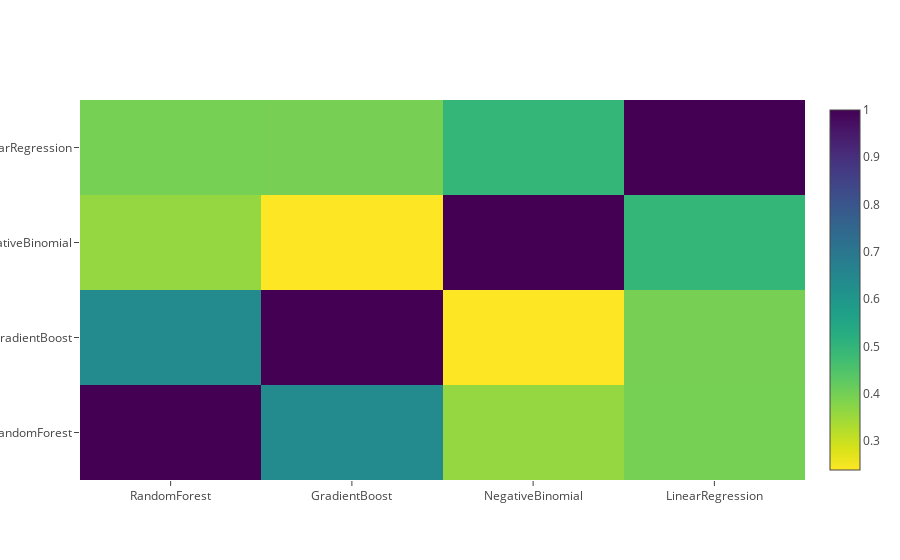

Notebook cell for this chart:
### Code cell
data = [ go.Heatmap( z = base_predictions_train_iq.astype( float ).corr().values,
                     x = base_predictions_train_iq.columns.values,
                     y = base_predictions_train_iq.columns.values,
                     colorscale = 'Viridis',
                     showscale = True,
                     reversescale = True )]
py.iplot( data, filename = 'labelled-heatmap' )

### Figure 1 — Plotly figure (JSON) as saved in the notebook; plotly's stock layout.template omitted (floating-point values rounded to 4 significant figures)
{"data": [{"colorscale": "Viridis", "reversescale": true, "showscale": true, "type": "heatmap", "uid": "d90ea8c6-e17d-451c-93ba-c5c75a2badb4", "x": ["RandomForest", "GradientBoost", "NegativeBinomial", "LinearRegression"], "y": ["RandomForest", "GradientBoost", "NegativeBinomial", "LinearRegression"], "z": [[1, 0.6393, 0.3598, 0.3974], [0.6393, 1, 0.2385, 0.3952], [0.3598, 0.2385, 1, 0.4951], [0.3974, 0.3952, 0.4951, 1]]}], "layout": {}}
